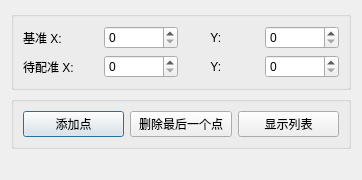
<?xml version="1.0" encoding="UTF-8"?>
<ui version="4.0">
 <class>TileSelDialogForm</class>
 <widget class="QDialog" name="TileSelDialogForm">
  <property name="geometry">
   <rect>
    <x>0</x>
    <y>0</y>
    <width>362</width>
    <height>175</height>
   </rect>
  </property>
  <property name="windowTitle">
   <string>同名点选择</string>
  </property>
  <layout class="QGridLayout" name="gridLayout">
   <item row="0" column="0">
    <layout class="QVBoxLayout" name="verticalLayout_2">
     <item>
      <widget class="QGroupBox" name="groupBox_3">
       <property name="title">
        <string/>
       </property>
       <layout class="QGridLayout" name="gridLayout_2">
        <item row="1" column="1">
         <widget class="QSpinBox" name="wrapLocationXSpinBox">
          <property name="maximum">
           <number>10000</number>
          </property>
         </widget>
        </item>
        <item row="1" column="3">
         <widget class="QSpinBox" name="wrapLocationYSpinBox">
          <property name="maximum">
           <number>10000</number>
          </property>
         </widget>
        </item>
        <item row="1" column="2">
         <widget class="QLabel" name="label_9">
          <property name="text">
           <string>        Y:</string>
          </property>
         </widget>
        </item>
        <item row="0" column="1">
         <widget class="QSpinBox" name="baseLocationXSpinBox">
          <property name="maximum">
           <number>10000</number>
          </property>
         </widget>
        </item>
        <item row="0" column="0">
         <widget class="QLabel" name="baseLocationLabel">
          <property name="text">
           <string>基准 X:</string>
          </property>
         </widget>
        </item>
        <item row="0" column="2">
         <widget class="QLabel" name="label_8">
          <property name="text">
           <string>        Y:</string>
          </property>
         </widget>
        </item>
        <item row="1" column="0">
         <widget class="QLabel" name="wrapLocationLabel">
          <property name="text">
           <string>待配准 X:</string>
          </property>
         </widget>
        </item>
        <item row="0" column="3">
         <widget class="QSpinBox" name="baseLocationYSpinBox">
          <property name="maximum">
           <number>10000</number>
          </property>
         </widget>
        </item>
       </layout>
      </widget>
     </item>
     <item>
      <widget class="QGroupBox" name="groupBox_4">
       <property name="title">
        <string/>
       </property>
       <layout class="QGridLayout" name="gridLayout_3">
        <item row="0" column="0">
         <widget class="QPushButton" name="addTileBtn">
          <property name="text">
           <string>添加点</string>
          </property>
         </widget>
        </item>
        <item row="0" column="1">
         <widget class="QPushButton" name="delTileBtn">
          <property name="text">
           <string>删除最后一个点</string>
          </property>
         </widget>
        </item>
        <item row="0" column="2">
         <widget class="QPushButton" name="showTileListsBtn">
          <property name="text">
           <string>显示列表</string>
          </property>
         </widget>
        </item>
       </layout>
      </widget>
     </item>
    </layout>
   </item>
   <item row="1" column="0">
    <layout class="QGridLayout" name="real_show">
     <item row="0" column="0">
      <widget class="QLabel" name="real_pos">
       <property name="text">
        <string/>
       </property>
       <property name="alignment">
        <set>Qt::AlignCenter</set>
       </property>
      </widget>
     </item>
    </layout>
   </item>
  </layout>
 </widget>
 <resources/>
 <connections/>
</ui>
